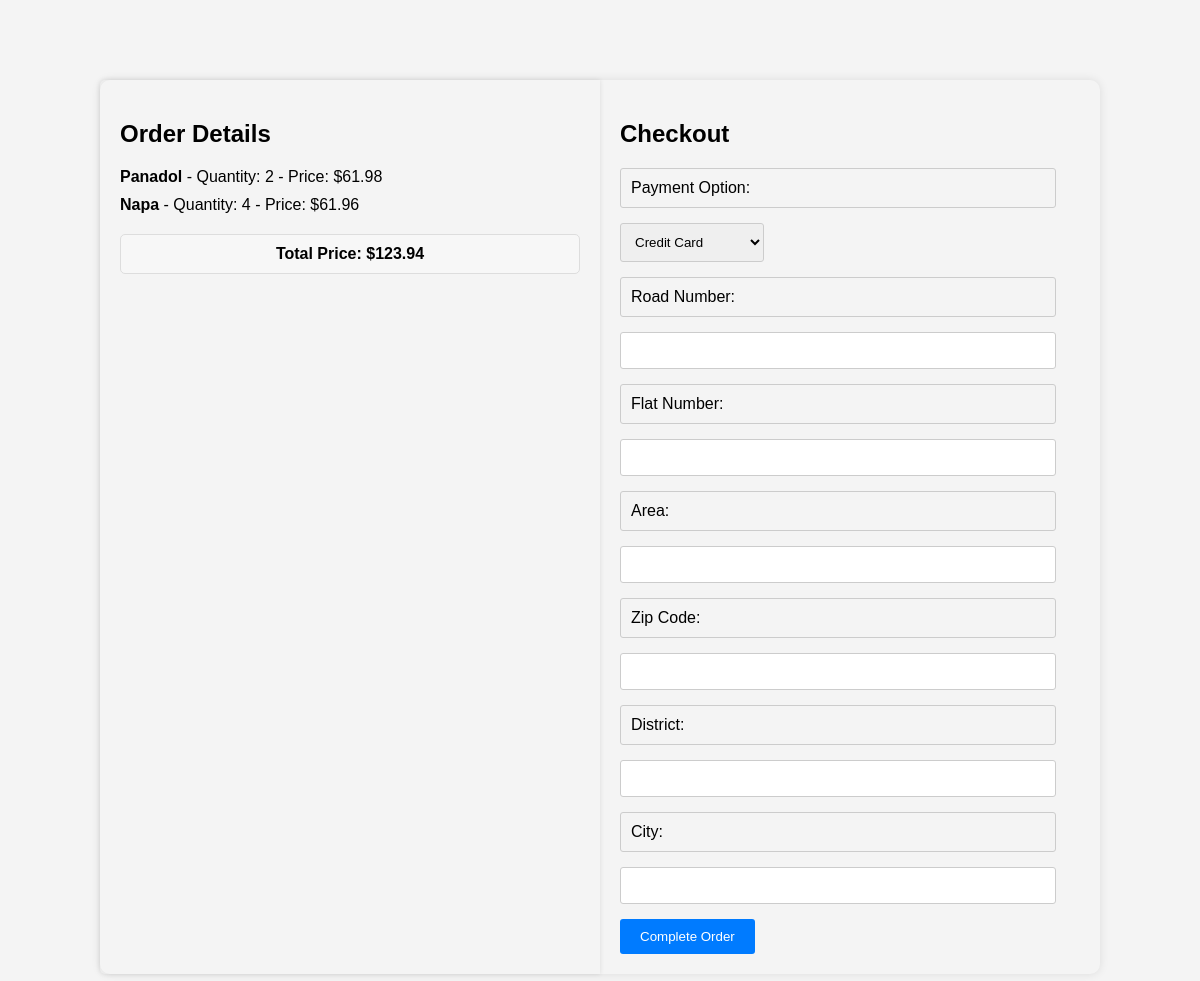
The app's page /.Misc/comepletecheckout.php (signed in) with its own data.
### tables this page shows
CREATE TABLE `user_carts` (
  `id` int(11) NOT NULL,
  `username` varchar(255) NOT NULL,
  `medicine_id` int(11) NOT NULL,
  `medicine_name` varchar(255) NOT NULL,
  `quantity` int(11) NOT NULL
);

### .Misc/comepletecheckout.php (the view, shortened to what this page needs)
<!DOCTYPE html>
<html>
<head>
</head>
<body>
    <div class="checkout-container">
        <div class="order-details">
            <h2>Order Details</h2>
            <ul>
                <?php
                $username = $_SESSION["username"];
                $servername = "localhost";
                $db_username = "root";
                $db_password = "";
                $dbname = "pharma_hub";
                $conn = new mysqli($servername, $db_username, $db_password, $dbname);
                $cart_sql = "SELECT user_carts.*, medicines.price FROM user_carts JOIN medicines ON user_carts.medicine_id = medicines.id WHERE username = '$username'";
                $cart_result = $conn->query($cart_sql);
                $cart_items = array();
                while ($cart_row = $cart_result->fetch_assoc()) {
                    $item_price = $cart_row['price'] * $cart_row['quantity'];
                    $cart_items[] = array(
                        "medicine_name" => $cart_row['medicine_name'],
                        "quantity" => $cart_row['quantity'],
                        "price" => $item_price
                    );
                }
                foreach ($cart_items as $item) {
                    echo "<li><strong>" . $item['medicine_name'] . "</strong> - Quantity: " . $item['quantity'] . " - Price: $" . $item['price'] . "</li>";
                }
                ?>
            </ul>
            <div class="total-price-box">
                <strong>Total Price: $<?php echo array_sum(array_column($cart_items, 'price')); ?></strong>
            </div>
        </div>
        <form class="checkout-form" method="POST" action="process_checkout.php">
            <h2 class="checkout-header">Checkout</h2>
            <label for="payment_option">Payment Option:</label>
            <select name="payment_option" required>
                <option value="credit_card">Credit Card</option>
            </select>
            <label for="road_number">Road Number:</label>
            <input type="text" name="road_number" required>
            <label for="flat_number">Flat Number:</label>
            <input type="text" name="flat_number" required>
            <label for="area">Area:</label>
            <input type="text" name="area" required>
            <label for="zip_code">Zip Code:</label>
            <input type="text" name="zip_code" required>
            <label for="district">District:</label>
            <input type="text" name="district" required>
            <label for="city">City:</label>
            <input type="text" name="city" required>
            <button class="checkout-button" type="submit">Complete Order</button>
        </form>
    </div>
</body>
</html>

### .Misc/comepletecheckout.php (style rules this page uses)
body { font-family: Arial, sans-serif; background-color: #f4f4f4; margin: 0; padding: 0; }
.checkout-container { max-width: 1000px; margin: 80px auto; background-color: #; display: flex; border-radius: 10px; box-shadow: 0 0 10px rgba(0, 0, 0, 0.1); }
.order-details { flex: 1; background-color: #; padding: 20px; border-radius: 5px 0 0 5px; box-shadow: 0 0 5px rgba(0, 0, 0, 0.1); }
.order-details h2 { font-size: 24px; margin-bottom: 20px; }
.order-details ul { list-style: none; padding-left: 0; }
.order-details li { margin-bottom: 10px; }
.checkout-form { flex: 1; padding: 20px; border-radius: 0 5px 5px 0; }
.checkout-header { font-size: 24px; margin-bottom: 20px; }
.checkout-form label, .checkout-form input, .checkout-form select { display: block; margin-bottom: 15px; width: 90%; padding: 10px; border: 1px solid #ccc; border-radius: 3px; }
.checkout-form select { width: auto; }
.checkout-button { background-color: #007bff; color: #fff; border: none; padding: 10px 20px; border-radius: 3px; cursor: pointer; }
.total-price-box { margin-top: 20px; padding: 10px; background-color: #f7f7f7; border: 1px solid #ddd; border-radius: 5px; text-align: center; }

### records on screen
user_carts: medicine_name "Panadol", quantity "2", price "61.98"
user_carts: medicine_name "Napa", quantity "4", price "61.96"

### other values on screen
array_sum(array_column($cart_items, 'price')) "123.94"
